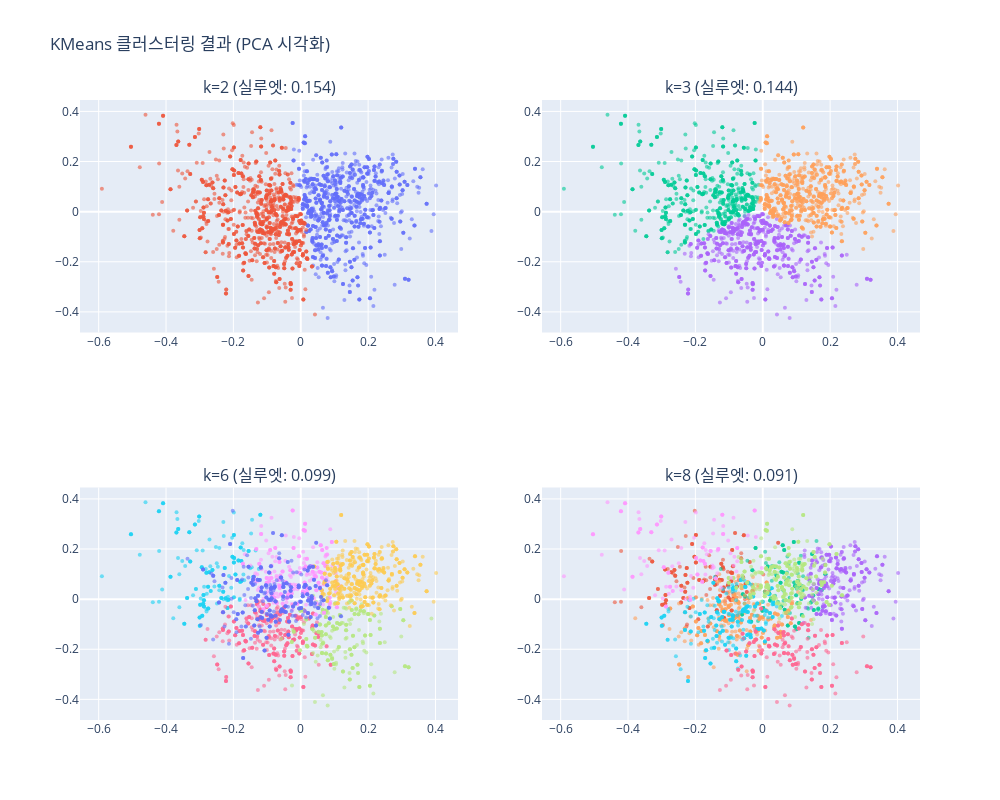

Notebook source saved alongside this figure:
### Markdown cell above
- 이 결과를 시각화
- PCA + Plotly로 클러스터 시각화 코드

### Code cell
from sklearn.cluster import KMeans
from sklearn.decomposition import PCA
from sklearn.metrics import silhouette_score
import numpy as np
import pandas as pd
import plotly.graph_objs as go
from plotly.subplots import make_subplots

# 1. 임베딩 벡터 준비
X = np.vstack(df['vector'].values)

# 2. PCA (2차원 축소)
pca = PCA(n_components=2, random_state=42)
pca_result = pca.fit_transform(X)

# 3. subplot 준비
k_list = [2, 3, 6, 8]
fig = make_subplots(rows=2, cols=2, subplot_titles=[f"k={k}" for k in k_list])

# 4. 각 K에 대해 클러스터링 및 시각화
for idx, k in enumerate(k_list):
    row = idx // 2 + 1
    col = idx % 2 + 1

    kmeans = KMeans(n_clusters=k, random_state=42, n_init='auto')
    clusters = kmeans.fit_predict(X)
    sil_score = silhouette_score(X, clusters)

    for cluster_id in range(k):
        cluster_mask = clusters == cluster_id
        fig.add_trace(
            go.Scatter(
                x=pca_result[cluster_mask, 0],
                y=pca_result[cluster_mask, 1],
                mode='markers',
                marker=dict(size=4, opacity=0.6),
                name=f"k={k}, cluster {cluster_id}",
                showlegend=False
            ),
            row=row,
            col=col
        )
    
    # 제목에 실루엣 점수 추가
    fig.layout.annotations[idx].text = f"k={k} (실루엣: {sil_score:.3f})"

# 5. 전체 레이아웃 설정
fig.update_layout(
    title_text="KMeans 클러스터링 결과 (PCA 시각화)",
    height=800,
    width=1000,
    showlegend=False
)

fig.show()

### Figure 1 — Plotly figure (JSON) as saved in the notebook; plotly's stock layout.template omitted (floating-point values rounded to 4 significant figures; data arrays with more than 128 entries replaced by an {"elided": "..."} marker saying what was removed)
{"data": [{"marker": {"opacity": 0.6, "size": 4}, "mode": "markers", "name": "k=2, cluster 0", "showlegend": false, "type": "scatter", "x": {"elided": "1031 float values"}, "xaxis": "x", "y": {"elided": "1031 float values"}, "yaxis": "y"}, {"marker": {"opacity": 0.6, "size": 4}, "mode": "markers", "name": "k=2, cluster 1", "showlegend": false, "type": "scatter", "x": {"elided": "1069 float values"}, "xaxis": "x", "y": {"elided": "1069 float values"}, "yaxis": "y"}, {"marker": {"opacity": 0.6, "size": 4}, "mode": "markers", "name": "k=3, cluster 0", "showlegend": false, "type": "scatter", "x": {"elided": "618 float values"}, "xaxis": "x2", "y": {"elided": "618 float values"}, "yaxis": "y2"}, {"marker": {"opacity": 0.6, "size": 4}, "mode": "markers", "name": "k=3, cluster 1", "showlegend": false, "type": "scatter", "x": {"elided": "679 float values"}, "xaxis": "x2", "y": {"elided": "679 float values"}, "yaxis": "y2"}, {"marker": {"opacity": 0.6, "size": 4}, "mode": "markers", "name": "k=3, cluster 2", "showlegend": false, "type": "scatter", "x": {"elided": "803 float values"}, "xaxis": "x2", "y": {"elided": "803 float values"}, "yaxis": "y2"}, {"marker": {"opacity": 0.6, "size": 4}, "mode": "markers", "name": "k=6, cluster 0", "showlegend": false, "type": "scatter", "x": {"elided": "197 float values"}, "xaxis": "x3", "y": {"elided": "197 float values"}, "yaxis": "y3"}, {"marker": {"opacity": 0.6, "size": 4}, "mode": "markers", "name": "k=6, cluster 1", "showlegend": false, "type": "scatter", "x": {"elided": "407 float values"}, "xaxis": "x3", "y": {"elided": "407 float values"}, "yaxis": "y3"}, {"marker": {"opacity": 0.6, "size": 4}, "mode": "markers", "name": "k=6, cluster 2", "showlegend": false, "type": "scatter", "x": {"elided": "277 float values"}, "xaxis": "x3", "y": {"elided": "277 float values"}, "yaxis": "y3"}, {"marker": {"opacity": 0.6, "size": 4}, "mode": "markers", "name": "k=6, cluster 3", "showlegend": false, "type": "scatter", "x": {"elided": "345 float values"}, "xaxis": "x3", "y": {"elided": "345 float values"}, "yaxis": "y3"}, {"marker": {"opacity": 0.6, "size": 4}, "mode": "markers", "name": "k=6, cluster 4", "showlegend": false, "type": "scatter", "x": {"elided": "472 float values"}, "xaxis": "x3", "y": {"elided": "472 float values"}, "yaxis": "y3"}, {"marker": {"opacity": 0.6, "size": 4}, "mode": "markers", "name": "k=6, cluster 5", "showlegend": false, "type": "scatter", "x": {"elided": "402 float values"}, "xaxis": "x3", "y": {"elided": "402 float values"}, "yaxis": "y3"}, {"marker": {"opacity": 0.6, "size": 4}, "mode": "markers", "name": "k=8, cluster 0", "showlegend": false, "type": "scatter", "x": {"elided": "220 float values"}, "xaxis": "x4", "y": {"elided": "220 float values"}, "yaxis": "y4"}, {"marker": {"opacity": 0.6, "size": 4}, "mode": "markers", "name": "k=8, cluster 1", "showlegend": false, "type": "scatter", "x": {"elided": "176 float values"}, "xaxis": "x4", "y": {"elided": "176 float values"}, "yaxis": "y4"}, {"marker": {"opacity": 0.6, "size": 4}, "mode": "markers", "name": "k=8, cluster 2", "showlegend": false, "type": "scatter", "x": {"elided": "308 float values"}, "xaxis": "x4", "y": {"elided": "308 float values"}, "yaxis": "y4"}, {"marker": {"opacity": 0.6, "size": 4}, "mode": "markers", "name": "k=8, cluster 3", "showlegend": false, "type": "scatter", "x": {"elided": "336 float values"}, "xaxis": "x4", "y": {"elided": "336 float values"}, "yaxis": "y4"}, {"marker": {"opacity": 0.6, "size": 4}, "mode": "markers", "name": "k=8, cluster 4", "showlegend": false, "type": "scatter", "x": {"elided": "304 float values"}, "xaxis": "x4", "y": {"elided": "304 float values"}, "yaxis": "y4"}, {"marker": {"opacity": 0.6, "size": 4}, "mode": "markers", "name": "k=8, cluster 5", "showlegend": false, "type": "scatter", "x": {"elided": "235 float values"}, "xaxis": "x4", "y": {"elided": "235 float values"}, "yaxis": "y4"}, {"marker": {"opacity": 0.6, "size": 4}, "mode": "markers", "name": "k=8, cluster 6", "showlegend": false, "type": "scatter", "x": {"elided": "381 float values"}, "xaxis": "x4", "y": {"elided": "381 float values"}, "yaxis": "y4"}, {"marker": {"opacity": 0.6, "size": 4}, "mode": "markers", "name": "k=8, cluster 7", "showlegend": false, "type": "scatter", "x": {"elided": "140 float values"}, "xaxis": "x4", "y": {"elided": "140 float values"}, "yaxis": "y4"}], "layout": {"annotations": [{"font": {"size": 16}, "showarrow": false, "text": "k=2 (실루엣: 0.154)", "x": 0.225, "xanchor": "center", "xref": "paper", "y": 1, "yanchor": "bottom", "yref": "paper"}, {"font": {"size": 16}, "showarrow": false, "text": "k=3 (실루엣: 0.144)", "x": 0.775, "xanchor": "center", "xref": "paper", "y": 1, "yanchor": "bottom", "yref": "paper"}, {"font": {"size": 16}, "showarrow": false, "text": "k=6 (실루엣: 0.099)", "x": 0.225, "xanchor": "center", "xref": "paper", "y": 0.375, "yanchor": "bottom", "yref": "paper"}, {"font": {"size": 16}, "showarrow": false, "text": "k=8 (실루엣: 0.091)", "x": 0.775, "xanchor": "center", "xref": "paper", "y": 0.375, "yanchor": "bottom", "yref": "paper"}], "height": 800, "showlegend": false, "title": {"text": "KMeans 클러스터링 결과 (PCA 시각화)"}, "width": 1000, "xaxis": {"anchor": "y", "domain": [0, 0.45]}, "xaxis2": {"anchor": "y2", "domain": [0.55, 1]}, "xaxis3": {"anchor": "y3", "domain": [0, 0.45]}, "xaxis4": {"anchor": "y4", "domain": [0.55, 1]}, "yaxis": {"anchor": "x", "domain": [0.625, 1]}, "yaxis2": {"anchor": "x2", "domain": [0.625, 1]}, "yaxis3": {"anchor": "x3", "domain": [0, 0.375]}, "yaxis4": {"anchor": "x4", "domain": [0, 0.375]}}}
